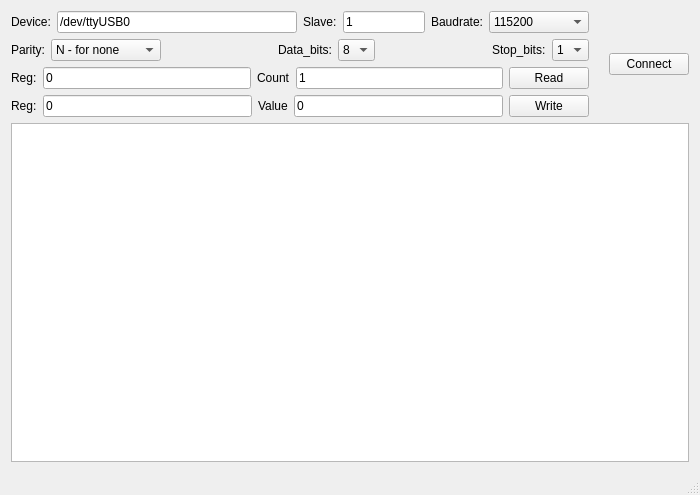
<?xml version="1.0" encoding="UTF-8"?>
<ui version="4.0">
 <class>MainWindow</class>
 <widget class="QMainWindow" name="MainWindow">
  <property name="geometry">
   <rect>
    <x>0</x>
    <y>0</y>
    <width>700</width>
    <height>495</height>
   </rect>
  </property>
  <property name="maximumSize">
   <size>
    <width>700</width>
    <height>1000</height>
   </size>
  </property>
  <property name="windowTitle">
   <string>Test_RTU</string>
  </property>
  <property name="unifiedTitleAndToolBarOnMac">
   <bool>false</bool>
  </property>
  <widget class="QWidget" name="centralWidget">
   <layout class="QGridLayout" name="gridLayout">
    <item row="0" column="0">
     <layout class="QVBoxLayout" name="verticalLayout_4">
      <item>
       <layout class="QHBoxLayout" name="horizontalLayout_5">
        <item>
         <layout class="QVBoxLayout" name="verticalLayout_3">
          <item>
           <layout class="QVBoxLayout" name="verticalLayout">
            <item>
             <layout class="QHBoxLayout" name="horizontalLayout">
              <item>
               <widget class="QLabel" name="device_label">
                <property name="text">
                 <string>Device:</string>
                </property>
                <property name="buddy">
                 <cstring>device_line_edit</cstring>
                </property>
               </widget>
              </item>
              <item>
               <widget class="QLineEdit" name="device_line_edit">
                <property name="minimumSize">
                 <size>
                  <width>240</width>
                  <height>0</height>
                 </size>
                </property>
                <property name="whatsThis">
                 <string/>
                </property>
                <property name="text">
                 <string>/dev/ttyUSB0</string>
                </property>
                <property name="maxLength">
                 <number>100</number>
                </property>
               </widget>
              </item>
              <item>
               <widget class="QLabel" name="slave_label">
                <property name="text">
                 <string>Slave:</string>
                </property>
               </widget>
              </item>
              <item>
               <widget class="QLineEdit" name="slave_line_edit">
                <property name="minimumSize">
                 <size>
                  <width>30</width>
                  <height>0</height>
                 </size>
                </property>
                <property name="text">
                 <string>1</string>
                </property>
               </widget>
              </item>
              <item>
               <widget class="QLabel" name="baudrate_label">
                <property name="text">
                 <string>Baudrate:</string>
                </property>
                <property name="buddy">
                 <cstring>baudrate_combo_box</cstring>
                </property>
               </widget>
              </item>
              <item>
               <widget class="QComboBox" name="baudrate_combo_box">
                <property name="minimumSize">
                 <size>
                  <width>100</width>
                  <height>0</height>
                 </size>
                </property>
                <property name="currentIndex">
                 <number>19</number>
                </property>
                <item>
                 <property name="text">
                  <string>50</string>
                 </property>
                </item>
                <item>
                 <property name="text">
                  <string>75</string>
                 </property>
                </item>
                <item>
                 <property name="text">
                  <string>110</string>
                 </property>
                </item>
                <item>
                 <property name="text">
                  <string>150</string>
                 </property>
                </item>
                <item>
                 <property name="text">
                  <string>300</string>
                 </property>
                </item>
                <item>
                 <property name="text">
                  <string>600</string>
                 </property>
                </item>
                <item>
                 <property name="text">
                  <string>1200</string>
                 </property>
                </item>
                <item>
                 <property name="text">
                  <string>1800</string>
                 </property>
                </item>
                <item>
                 <property name="text">
                  <string>2000</string>
                 </property>
                </item>
                <item>
                 <property name="text">
                  <string>2400</string>
                 </property>
                </item>
                <item>
                 <property name="text">
                  <string>3600</string>
                 </property>
                </item>
                <item>
                 <property name="text">
                  <string>4800</string>
                 </property>
                </item>
                <item>
                 <property name="text">
                  <string>7200</string>
                 </property>
                </item>
                <item>
                 <property name="text">
                  <string>9600</string>
                 </property>
                </item>
                <item>
                 <property name="text">
                  <string>14400</string>
                 </property>
                </item>
                <item>
                 <property name="text">
                  <string>19200</string>
                 </property>
                </item>
                <item>
                 <property name="text">
                  <string>28800</string>
                 </property>
                </item>
                <item>
                 <property name="text">
                  <string>38400</string>
                 </property>
                </item>
                <item>
                 <property name="text">
                  <string>57600</string>
                 </property>
                </item>
                <item>
                 <property name="text">
                  <string>115200</string>
                 </property>
                </item>
               </widget>
              </item>
             </layout>
            </item>
            <item>
             <layout class="QHBoxLayout" name="horizontalLayout_2">
              <item>
               <widget class="QLabel" name="parity_label">
                <property name="text">
                 <string>Parity:</string>
                </property>
                <property name="buddy">
                 <cstring>parity_combo_box</cstring>
                </property>
               </widget>
              </item>
              <item>
               <widget class="QComboBox" name="parity_combo_box">
                <property name="minimumSize">
                 <size>
                  <width>110</width>
                  <height>0</height>
                 </size>
                </property>
                <item>
                 <property name="text">
                  <string>N - for none</string>
                 </property>
                </item>
                <item>
                 <property name="text">
                  <string>E  - for even</string>
                 </property>
                </item>
                <item>
                 <property name="text">
                  <string>O - for odd</string>
                 </property>
                </item>
               </widget>
              </item>
              <item>
               <spacer name="horizontalSpacer_2">
                <property name="orientation">
                 <enum>Qt::Horizontal</enum>
                </property>
                <property name="sizeHint" stdset="0">
                 <size>
                  <width>40</width>
                  <height>20</height>
                 </size>
                </property>
               </spacer>
              </item>
              <item>
               <widget class="QLabel" name="data_bits_label">
                <property name="text">
                 <string>Data_bits:</string>
                </property>
                <property name="buddy">
                 <cstring>data_bits_combo_box</cstring>
                </property>
               </widget>
              </item>
              <item>
               <widget class="QComboBox" name="data_bits_combo_box">
                <property name="currentIndex">
                 <number>3</number>
                </property>
                <item>
                 <property name="text">
                  <string>5</string>
                 </property>
                </item>
                <item>
                 <property name="text">
                  <string>6</string>
                 </property>
                </item>
                <item>
                 <property name="text">
                  <string>7</string>
                 </property>
                </item>
                <item>
                 <property name="text">
                  <string>8</string>
                 </property>
                </item>
               </widget>
              </item>
              <item>
               <spacer name="horizontalSpacer_3">
                <property name="orientation">
                 <enum>Qt::Horizontal</enum>
                </property>
                <property name="sizeHint" stdset="0">
                 <size>
                  <width>40</width>
                  <height>20</height>
                 </size>
                </property>
               </spacer>
              </item>
              <item>
               <widget class="QLabel" name="stop_bit_label">
                <property name="text">
                 <string>Stop_bits:</string>
                </property>
                <property name="buddy">
                 <cstring>stop_bits_combo_box</cstring>
                </property>
               </widget>
              </item>
              <item>
               <widget class="QComboBox" name="stop_bits_combo_box">
                <item>
                 <property name="text">
                  <string>1</string>
                 </property>
                </item>
                <item>
                 <property name="text">
                  <string>2</string>
                 </property>
                </item>
               </widget>
              </item>
             </layout>
            </item>
           </layout>
          </item>
          <item>
           <layout class="QVBoxLayout" name="verticalLayout_2">
            <item>
             <layout class="QHBoxLayout" name="horizontalLayout_3">
              <item>
               <widget class="QLabel" name="rd_reg_label">
                <property name="text">
                 <string>Reg:</string>
                </property>
               </widget>
              </item>
              <item>
               <widget class="QLineEdit" name="rd_reg_line_edit">
                <property name="enabled">
                 <bool>true</bool>
                </property>
                <property name="text">
                 <string>0</string>
                </property>
               </widget>
              </item>
              <item>
               <widget class="QLabel" name="rd_count_label">
                <property name="text">
                 <string>Count</string>
                </property>
               </widget>
              </item>
              <item>
               <widget class="QLineEdit" name="rd_count_line_edit">
                <property name="text">
                 <string>1</string>
                </property>
               </widget>
              </item>
              <item>
               <widget class="QPushButton" name="rd_button">
                <property name="text">
                 <string>Read</string>
                </property>
               </widget>
              </item>
             </layout>
            </item>
            <item>
             <layout class="QHBoxLayout" name="horizontalLayout_4">
              <item>
               <widget class="QLabel" name="wr_reg_label">
                <property name="text">
                 <string>Reg:</string>
                </property>
               </widget>
              </item>
              <item>
               <widget class="QLineEdit" name="wr_reg_line_edit">
                <property name="text">
                 <string>0</string>
                </property>
               </widget>
              </item>
              <item>
               <widget class="QLabel" name="wr_val_label">
                <property name="text">
                 <string>Value</string>
                </property>
               </widget>
              </item>
              <item>
               <widget class="QLineEdit" name="wr_val_line_edit">
                <property name="text">
                 <string>0</string>
                </property>
               </widget>
              </item>
              <item>
               <widget class="QPushButton" name="wr_button">
                <property name="text">
                 <string>Write</string>
                </property>
               </widget>
              </item>
             </layout>
            </item>
           </layout>
          </item>
         </layout>
        </item>
        <item>
         <spacer name="horizontalSpacer">
          <property name="orientation">
           <enum>Qt::Horizontal</enum>
          </property>
          <property name="sizeHint" stdset="0">
           <size>
            <width>40</width>
            <height>20</height>
           </size>
          </property>
         </spacer>
        </item>
        <item>
         <widget class="QPushButton" name="connect_button">
          <property name="text">
           <string>Connect</string>
          </property>
         </widget>
        </item>
       </layout>
      </item>
      <item>
       <widget class="QPlainTextEdit" name="log_plain_text_edit">
        <property name="minimumSize">
         <size>
          <width>0</width>
          <height>250</height>
         </size>
        </property>
       </widget>
      </item>
     </layout>
    </item>
   </layout>
  </widget>
  <widget class="QStatusBar" name="statusBar"/>
 </widget>
 <layoutdefault spacing="6" margin="11"/>
 <resources/>
 <connections/>
 <slots>
  <slot>connect()</slot>
 </slots>
</ui>
